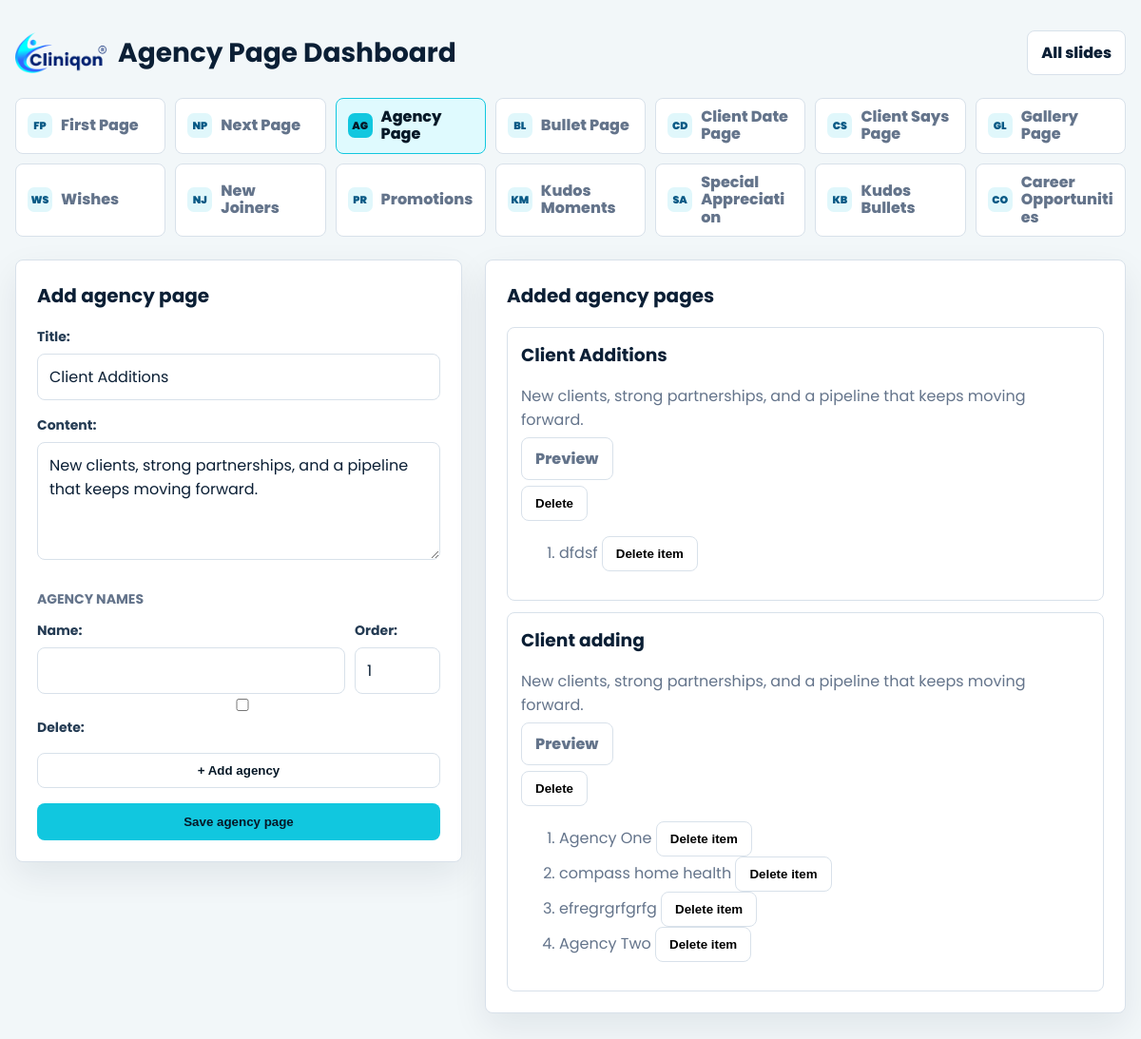
Screenshot of /agency-page/ with the database file from the repository.
### decks/models.py (models this page shows, shortened)
class AgencyPage(models.Model):
    title = models.CharField(max_length=200, default="Client Additions")
    content = models.TextField(default="New clients, strong partnerships, and a pipeline that keeps moving forward.")
    created_at = models.DateTimeField(auto_now_add=True)
    class Meta:
        ordering = ["-created_at"]
        verbose_name = "agency page"
        verbose_name_plural = "agency pages"

class AgencyName(models.Model):
    page = models.ForeignKey(AgencyPage, related_name="agencies", on_delete=models.CASCADE)
    name = models.CharField(max_length=200)
    order = models.PositiveSmallIntegerField(default=1)
    class Meta:
        ordering = ["order"]
        verbose_name = "agency name"
        verbose_name_plural = "agency names"

### decks/views.py (the view)
# urls.py: path("agency-page/", views.agency_page_dashboard, name="agency_page_dashboard"),
def agency_page_dashboard(request):
    page = None
    if request.method == "POST":
        form = AgencyPageForm(request.POST)
        formset = AgencyNameFormSet(request.POST)
        if form.is_valid():
            page = form.save()
            formset = AgencyNameFormSet(request.POST, instance=page)
            if formset.is_valid():
                formset.save()
                return redirect("agency_page_dashboard")
    else:
        form = AgencyPageForm()
        formset = AgencyNameFormSet()
    agency_pages = AgencyPage.objects.prefetch_related("agencies").all()
    return render(
        request,
        "decks/agency_page_dashboard.html",
        {
            "form": form,
            "formset": formset,
            "agency_pages": agency_pages,
            "active_menu": "agency",
        },
    )

### decks/forms.py
class AgencyPageForm(forms.ModelForm):
    class Meta:
        model = AgencyPage
        fields = ["title", "content"]
        widgets = {
            "content": forms.Textarea(attrs={"rows": 4}),
        }

### decks/templates/decks/agency_page_dashboard.html (shortened to what this page needs)
{% load static %}
<!DOCTYPE html>
<html lang="en">
<head>
</head>
<body>
    <main class="shell">
        {% include "decks/includes/dashboard_menu.html" with dashboard_title="Agency Page Dashboard" %}
        <div class="layout">
            <section class="panel">
                <h2 class="form-title">Add agency page</h2>
                <form method="post">
                    {% for field in form %}
                        <div class="field">
                            {{ field.label_tag }}
                            {{ field }}
                        </div>
                    {% endfor %}
                    <h3 class="section-heading">Agency names</h3>
                    <div id="agency-formset">
                        {% for agency_form in formset %}
                            <div class="agency-row">
                                <div class="agency-grid">
                                    <div>
                                        {{ agency_form.name.label_tag }}
                                        {{ agency_form.name }}
                                    </div>
                                    <div>
                                        {{ agency_form.order.label_tag }}
                                        {{ agency_form.order }}
                                    </div>
                                </div>
                                {% if agency_form.DELETE %}
                                    <div class="field">
                                        {{ agency_form.DELETE }} {{ agency_form.DELETE.label_tag }}
                                    </div>
                                {% endif %}
                            </div>
                        {% endfor %}
                    </div>
                    <button class="add-button" type="button" id="add-agency">+ Add agency</button>
                    <button class="submit" type="submit">Save agency page</button>
                </form>
            </section>
            <section class="panel">
                <h2 class="preview-title">Added agency pages</h2>
                <div class="preview-list">
                    {% for page in agency_pages %}
                        <article class="preview-item">
                            <h3>{{ page.title }}</h3>
                            <p>{{ page.content }}</p>
                            <p><a class="view-link" href="{% url 'agency_page_view_detail' page.id %}">Preview</a></p>
                            <form method="post" action="{% url 'delete_page_item' 'agency' page.id %}" onsubmit="return confirm('Delete this saved slide?');">
                                <button class="view-link" type="submit">Delete</button>
                            </form>
                            <ol>
                                {% for agency in page.agencies.all %}
                                    <li>
                                        {{ agency.name }}
                                        <form method="post" action="{% url 'delete_child_item' 'agency-name' agency.id %}" style="display:inline;" onsubmit="return confirm('Delete this agency?');">
                                            <button class="view-link" type="submit">Delete item</button>
                                        </form>
                                    </li>
                                {% endfor %}
                            </ol>
                        </article>
                    {% empty %}
                        <p>No agency page items added yet.</p>
                    {% endfor %}
                </div>
            </section>
        </div>
    </main>
</body>
</html>

### decks/templates/decks/agency_page_dashboard.html (style rules this page uses)
:root { --ink: #0b1f35; --muted: #64748b; --line: #d8e1ea; --accent: #11c7df; --panel: #ffffff; --wash: #f2f7f9; }
* { box-sizing: border-box; }
body { margin: 0; min-height: 100vh; color: var(--ink); background: var(--wash); font-family: "Poppins", Arial, Helvetica, sans-serif; }
a { color: inherit; }
.shell { width: min(1180px, calc(100% - 32px)); margin: 0 auto; padding: 32px 0; }
.view-link, .menu a, .add-button { border: 1px solid var(--line); border-radius: 8px; padding: 10px 14px; text-decoration: none; background: #fff; font-weight: 800; }
.layout { display: grid; grid-template-columns: 470px 1fr; gap: 24px; align-items: start; }
.panel { border: 1px solid var(--line); border-radius: 8px; background: var(--panel); padding: 22px; box-shadow: 0 14px 36px rgba(11, 31, 53, 0.08); }
.form-title, .preview-title { margin: 0 0 18px; font-size: 20px; }
.field, .agency-row { margin-bottom: 16px; }
label { display: block; margin-bottom: 7px; color: #243b53; font-size: 14px; font-weight: 700; }
input, textarea { width: 100%; border: 1px solid var(--line); border-radius: 8px; padding: 11px 12px; color: var(--ink); background: #fff; font: inherit; }
textarea { resize: vertical; }
.agency-grid { display: grid; grid-template-columns: 1fr 90px; gap: 10px; }
.section-heading { margin: 24px 0 12px; color: var(--muted); font-size: 14px; text-transform: uppercase; }
.add-button { width: 100%; margin-bottom: 16px; color: #061827; cursor: pointer; }
.submit { width: 100%; border: 0; border-radius: 8px; padding: 12px 14px; color: #061827; background: var(--accent); font-weight: 800; cursor: pointer; }
.preview-list { display: grid; gap: 12px; }
.preview-item { border: 1px solid var(--line); border-radius: 8px; padding: 14px; background: #fff; }
.preview-item h3 { margin: 0 0 8px; }
.preview-item p, .preview-item li { color: var(--muted); }

### rows the page displays
AgencyPage: title "Client Additions", content "New clients, strong partnerships, and a pipeline that keeps moving forward."
AgencyName: name "dfdsf"
AgencyPage: title "Client adding", content "New clients, strong partnerships, and a pipeline that keeps moving forward."
AgencyName: name "Agency One"
AgencyName: name "compass home health"
AgencyName: name "efregrgrfgrfg"
AgencyName: name "Agency Two"

### other values shown
{{ dashboard_title }} "Agency Page Dashboard"
{{ field.label_tag }} "Title:" "Content:"
{{ agency_form.name.label_tag }} "Name:"
{{ agency_form.order.label_tag }} "Order:"
{{ agency_form.DELETE.label_tag }} "Delete:"
